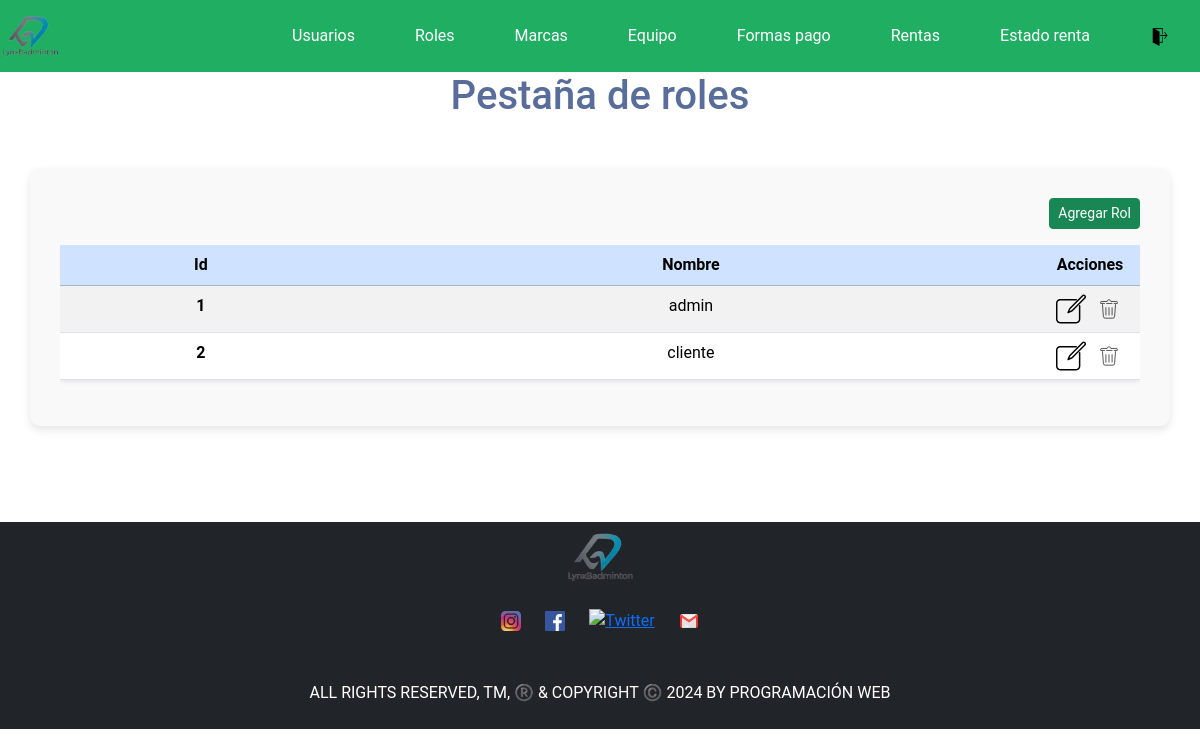
Page /admin/roles.php on the committed database.
### tables this page shows
CREATE TABLE `rol` (
  `id_rol` int(11) NOT NULL,
  `rol` char(10) DEFAULT NULL
);

### classes/database.php (called while the page is built, shortened)
<?php
    class Database{
        var $connection;
        private function connect(){
            try {
                $dsn =  SGDB.':host='.DBHOST.';dbname='.DBNAME;
                $this->connection = new PDO($dsn, DBUSER, DBPASS);
            } catch (PDOException $e){
                echo $e->getMessage();
            }
        }
        private function close_connection(){
            try{
                $this->connection = null;
            } catch (PDOException $e){
                echo $e->getMessage();
            }
        }
        function get_query($query = '', $query_params = [], $fetch_mode = PDO::FETCH_ASSOC){
            try {
                $stmt = $this->connection->prepare($query);
                $stmt->execute();
                $this->query_results = $stmt->fetchAll($fetch_mode);
            } catch (PDOException $e) {
                echo $e->getMessage();
            }
        }
    }
?>

### classes/class_role.php (the view, shortened to what this page needs)
<?php
    include '../classes/database.php';
    class Role extends Database{
        function action($action_case){
            switch ($action_case) {
                case 'read':
                    $this->read();
                break;
            }
        }
        function read(){
            $get_user_query = 'SELECT * FROM rol';
            $this->get_query($get_user_query);
            $result = '
            <div id ="RolesTableContainer">
            <div class="d-flex justify-content-end mb-3">
                <button
                    onclick="return roles(\'formNew\');"
                    class="btn btn-success btn-sm" title="Agregar nuevo rol">
                    <i class="bi bi-plus-lg"></i> Agregar Rol
                </button>
            </div>
            <div class="table-responsive">
            <table id="tableRoleData" class="table table-striped table-hover shadow-sm">
                <thead class="table-primary text-center">
                    <tr>
                        <th scope="col">Id</th>
                        <th scope="col">Nombre</th>
                        <th scope="col" style="width: 100px;">Acciones</th>
                    </tr>
                </thead>
                <tbody>';
            foreach($this->query_results as $register){
                $result .= "
                    <tr>
                        <th class='text-center'> ".$register['id_rol']." </th>
                        <td class='text-center'> ".$register['rol']." </td>
                        <td class='text-center'>
                            <div class='d-flex justify-content-center gap-2'>
                                <input type='image'
                                    onclick='return roles(\"formEdit\", ".$register['id_rol'].", \"".$register['rol']."\");'
                                    class='svg-white' style='width: 30px;'
                                    src='../images/icons/edit-button.svg' alt='Delete icon' srcset=''>
                                <input type='image'
                                    onclick='return roles(\"delete\", \"".$register['id_rol']."\");'
                                    class='svg-white' style='width: 30px;'
                                    src='../images/icons/delete.svg' alt='Delete icon' srcset=''>
                            </div>
                        </td>
                    </tr>";
            }
            $result .= '
                </tbody>
            </table>
            </div>
            </div>';
            echo $result;
        }
    }
    $roleObject = new Role();
    if ( isset( $_REQUEST['action'] ) ){
        $action_case = $_REQUEST['action'];
        echo $roleObject->action( $action_case );
    }else{
        echo $roleObject->action('read');
    }
?>

### styles/style.css (style rules this page uses)
* { margin: 0; }
:root { --white: snow; --blue: #2041ae; --dark-blue: #586d99; --light-blue: #C4D7FF; --peach: #FFD7C4; --yellow: #FFF4B5; }
.svg-white { fill: white; }
body { background-color: white; color: white; font-family: 'Roboto', sans-serif; text-align: justify; display: flex; flex-direction: column; }

### rows in the picture
rol: id_rol "1", rol "admin"
rol: id_rol "2", rol "cliente"
